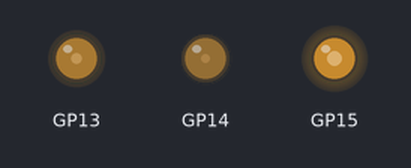
This program was run on a simulated Raspberry Pi Pico running MicroPython. Parts: output pins drawn as LEDs (lit = HIGH). Random numbers come from a fixed seed.

Above: at 0.1 s.
At 4.1 s:
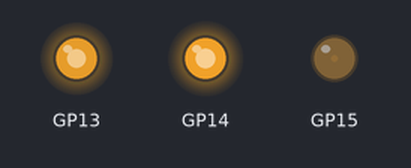
At 9.1 s:
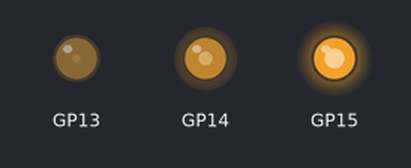
At 19.1 s:
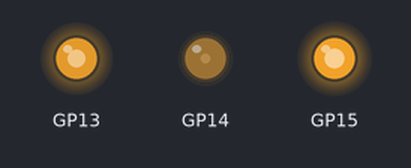
At 29.1 s:
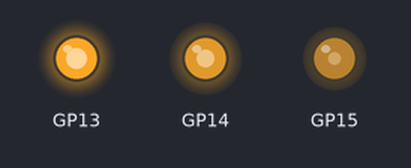
At 39.1 s:
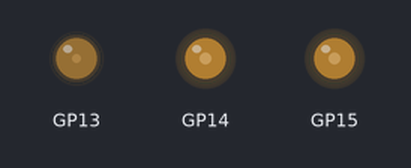
Timing chart, 0 to 40.0 s (numbered marks = the images above):
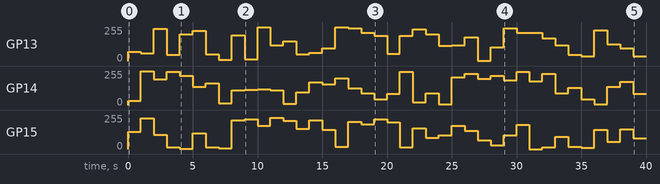

The program:

1_rgbled_random_color.py
```python
# import
from picozero import RGBLED
from time     import sleep
from random   import randrange

# setup
led = RGBLED(13, 14, 15)

# loop
while True:
    red   = randrange(0, 256)
    green = randrange(0, 256)
    blue  = randrange(0, 256)

    led.color = (red, green, blue)

    sleep(1)
```

Measured:
- by itself, GP13: 0/255 → 68/255 at 0.00 s, → 60/255 1.0 s later, → 241/255 1.0 s later, → 48/255 1.0 s later, … (40 changes in this stretch)
- by itself, GP14: 0/255 → 32/255 at 0.00 s, → 253/255 1.0 s later, → 194/255 1.0 s later, → 249/255 1.0 s later, … (40 changes in this stretch)
- by itself, GP15: 0/255 → 130/255 at 0.00 s, → 230/255 1.0 s later, → 107/255 1.0 s later, → 14/255 1.0 s later, … (40 changes in this stretch)
